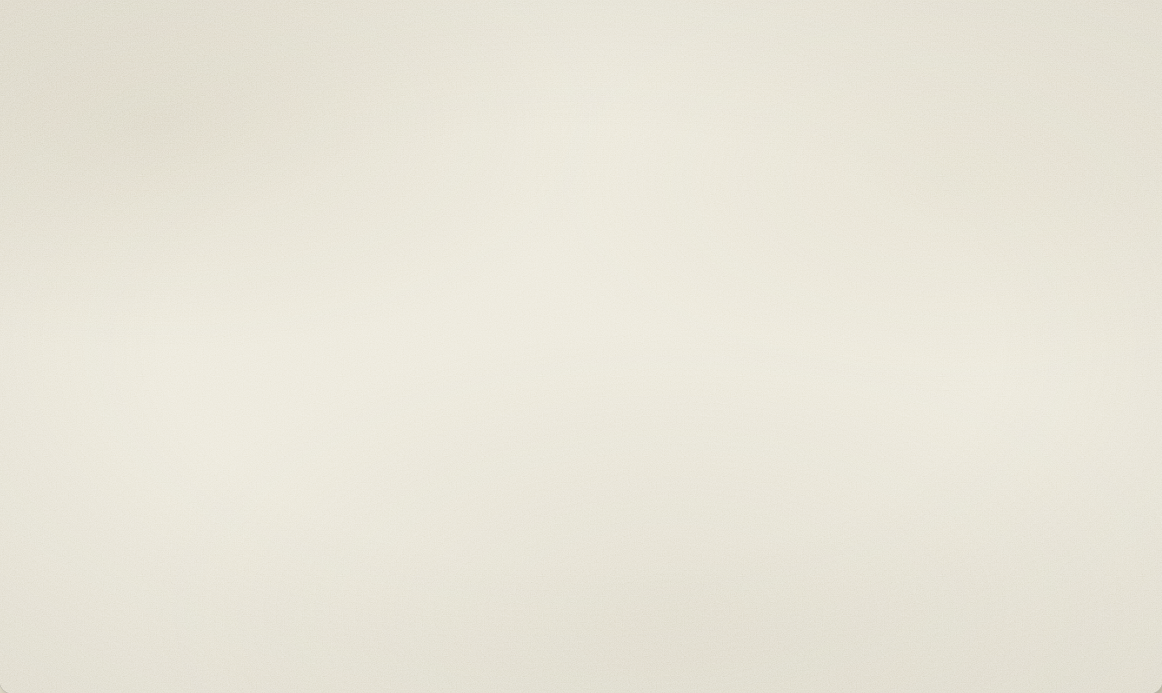
#> input picture ydgodot/assets/baked/stage_paper.png, 1162 x 693 px
$ python compare.py --a ../../assets/baked/stage_paper.png --b ../../assets/baked/stage_paper.png --out out.png
#> lines starting #> are read from the running program, lines starting #| are printed output that depends on the picture
import argparse
import json
from pathlib import Path

from PIL import Image, ImageChops, ImageStat


def parse_region(value):
    name, coords = value.split(":", 1)
    x, y, w, h = (int(v) for v in coords.split(","))
    return name, (x, y, x + w, y + h)


def ratio(mask, threshold, crop=None):
    m = mask.crop(crop) if crop else mask
    hist = m.histogram()
    total = m.width * m.height
    changed = sum(hist[threshold + 1:])
    return changed / total if total else 0.0


def channel_max_diff(a, b):
    diff = ImageChops.difference(a, b)
    r, g, bl = diff.split()
    return ImageChops.lighter(ImageChops.lighter(r, g), bl)


def main():
    parser = argparse.ArgumentParser()
    parser.add_argument("--a", required=True, help="reference image")
    parser.add_argument("--b", required=True, help="candidate image")
    parser.add_argument("--out", required=True, help="output prefix")
    parser.add_argument("--threshold", type=int, default=8)
    parser.add_argument(
        "--region",
        action="append",
        default=[],
        help="name:x,y,w,h (repeatable)",
    )
    ns = parser.parse_args()

    a_path = Path(ns.a)
    b_path = Path(ns.b)
    out = Path(ns.out)
    out.parent.mkdir(parents=True, exist_ok=True)

    a = Image.open(a_path).convert("RGB")
#> a is the input picture: PIL image 1162x693 RGB; mean R, G, B 232.6, 229.2, 216.6
    b = Image.open(b_path).convert("RGB")
    if a.size != b.size:
        raise SystemExit(f"size mismatch: {a.size} != {b.size}")

    mask = channel_max_diff(a, b)
#> in channel_max_diff, `diff = ImageChops.difference(a, b)`: diff: PIL image 1162x693 RGB; every value is 0
#> in channel_max_diff, `r, g, bl = diff.split()`: r: PIL image 1162x693 L; every value is 0
    stat = ImageStat.Stat(mask)
    diff = ImageChops.difference(a, b)
    rgb_stat = ImageStat.Stat(diff)

    base = a.convert("L").point(lambda p: int(p * 0.35))
    red = Image.new("RGB", a.size, (255, 54, 54))
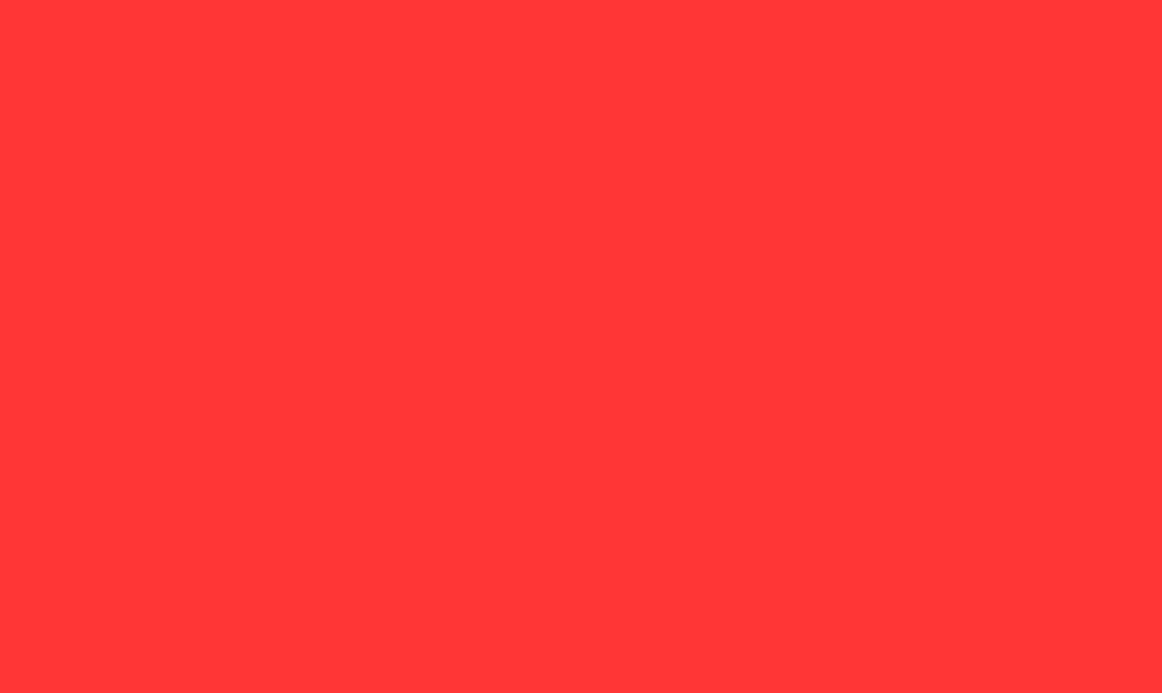
#> red: PIL image 1162x693 RGB; mean R, G, B 255, 54, 54
    heat = Image.composite(red, base, mask.point(lambda p: 255 if p > ns.threshold else 0))
    heat.save(out.with_name(out.name + "_diff.png"))

    black = Image.new("L", a.size, 0)
    white = Image.new("L", a.size, 255)
#> white: PIL image 1162x693 L; every value is 255
    Image.merge("RGB", (
        Image.composite(white, black, mask.point(lambda p: 255 if p > ns.threshold else 0)),
        black,
        black,
    )).save(out.with_name(out.name + "_mask.png"))

    pair = Image.new("RGB", (a.width * 2 + 8, a.height), (32, 32, 32))
#> pair: PIL image 2332x693 RGB; every value is 32
    pair.paste(a, (0, 0))
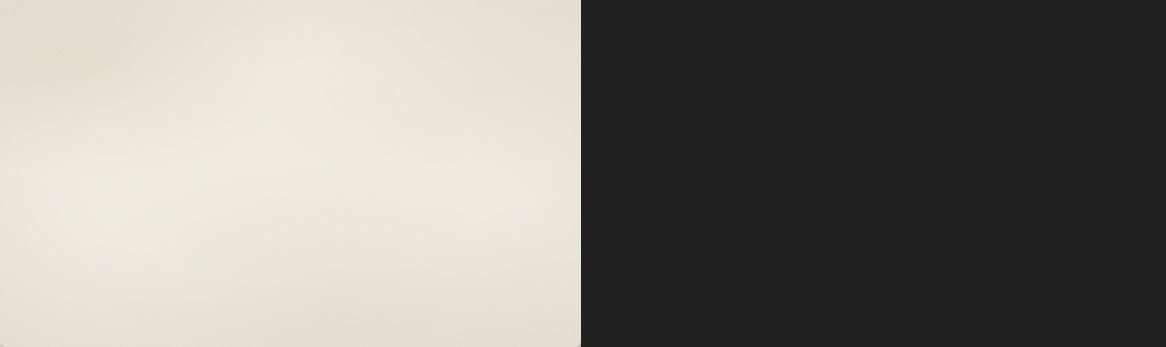
#> pair: PIL image 2332x693 RGB (shown at 1/2 size); mean R, G, B 132, 130.3, 124
    pair.paste(b, (a.width + 8, 0))
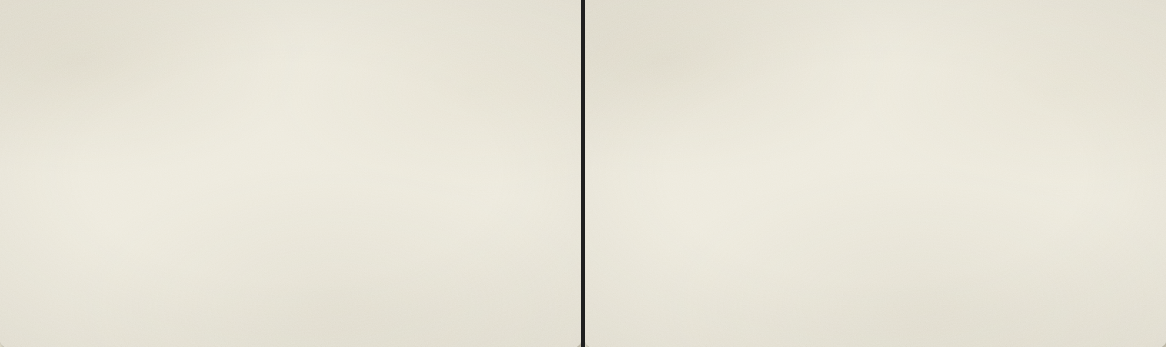
#> pair: PIL image 2332x693 RGB (shown at 1/2 size); mean R, G, B 231.9, 228.5, 216
    pair.save(out.with_name(out.name + "_pair.png"))

    regions = {}
    for value in ns.region:
        name, crop = parse_region(value)
        if crop[0] < 0 or crop[1] < 0 or crop[2] > a.width or crop[3] > a.height:
            raise SystemExit(f"region out of bounds: {value}")
        regions[name] = {
            "rect": [crop[0], crop[1], crop[2] - crop[0], crop[3] - crop[1]],
            "ratio_gt0": ratio(mask, 0, crop),
            "ratio_gt8": ratio(mask, 8, crop),
            "ratio_gt16": ratio(mask, 16, crop),
        }
#> after the loop, regions = 0 items

    result = {
        "a": str(a_path.resolve()),
        "b": str(b_path.resolve()),
        "size": list(a.size),
        "threshold": ns.threshold,
        "ratio_gt0": ratio(mask, 0),
        "ratio_gt8": ratio(mask, 8),
        "ratio_gt16": ratio(mask, 16),
        "mean_abs_rgb": [round(v, 4) for v in rgb_stat.mean],
        "max_channel_diff": int(mask.getextrema()[1]),
        "mismatch_bbox": list(mask.getbbox()) if mask.getbbox() else None,
        "regions": regions,
    }
#> in ratio, `hist = m.histogram()`: hist = 256 values, max 805266 at index 0, min 0 at index 1, mean 3145.6
#> in ratio, `changed = sum(hist[threshold + 1:])`: changed = 0
    out.with_suffix(".json").write_text(json.dumps(result, ensure_ascii=False, indent=2), encoding="utf-8")

    print(json.dumps(result, ensure_ascii=False, indent=2))
#> (printed output is left out)
    print("summary:", ", ".join(f"{k}={v * 100:.3f}%" for k, v in result.items() if k.startswith("ratio_gt")))
#| summary: ratio_gt0=0.000%, ratio_gt8=0.000%, ratio_gt16=0.000%


if __name__ == "__main__":
    main()
